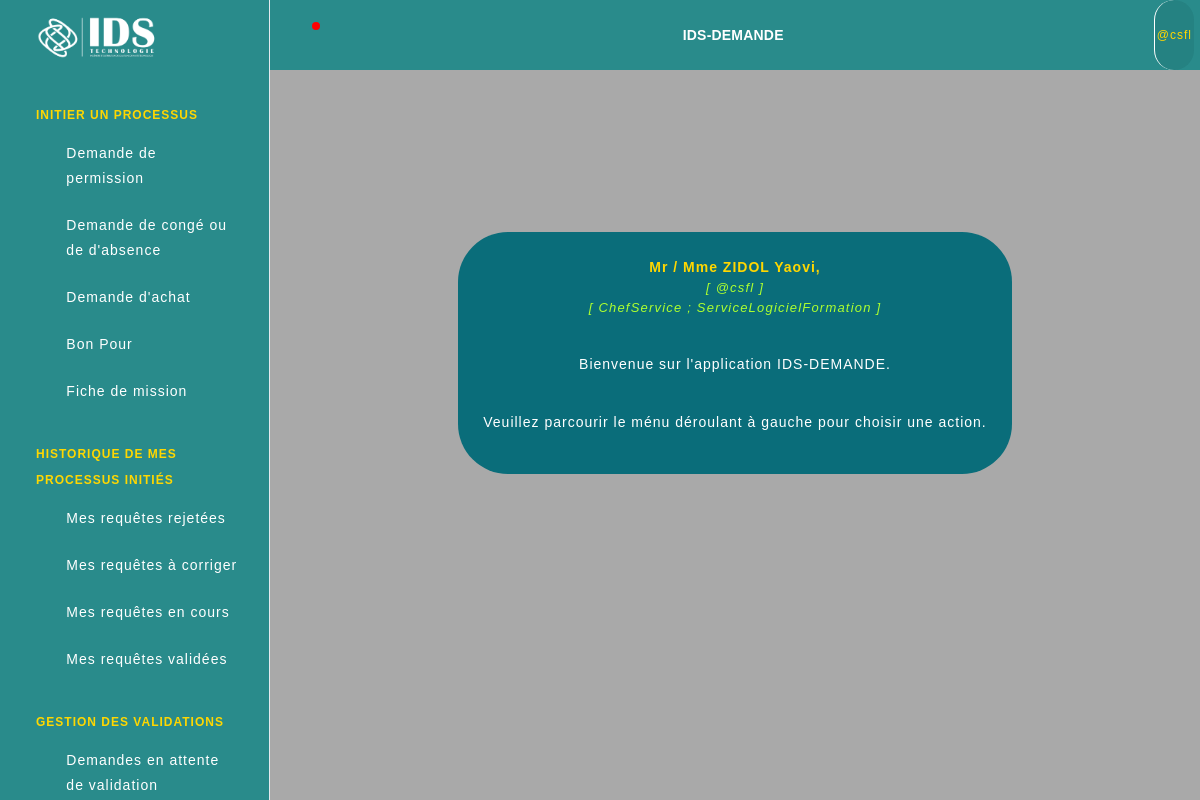
Page /ids-demande/accueil_admin/ (signed in) on the committed database.
### applicationidsdemande/models.py (models this page shows)
class Personnel(AbstractBaseUser, PermissionsMixin):
    POSTE_CHOICES = (
        ('Stagiaire', 'Stagiaire'),
        ('Employe', 'Employé'),
        ('ChefService', 'Chef Service'),
        ('Administrateur', 'Administrateur'),
        ('ServicePersonnel', 'Service Personnel'),
        ('DirecteurGeneral', 'Directeur Général'),
        ('DirecteurDepartement', 'Directeur de Département'),
    )
    SERVICE_CHOICES = (
        ('Aucun', 'Aucun Service Particulier'),
        ('ServiceReseauxClients', 'Service Reseaux et Clients'),
        ('ServiceSupportAlvanet', 'Service Support ALAVANET'),
        ('ServiceLogicielFormation', 'Service Logiciel et Formation'),
        ('ServiceCommercial', 'Service Commercial'),
        ('ServiceAdministratifRessourcesHumaines', 'Service Administratif et des Ressources Humaines'),
        ('EquipeLogistiqueCommerciale', 'Equipe Logistique et Commerciale'),
        ('Direction', 'Direction'),
        ('Administration', 'Administration'),
    )
    DIRECTION_CHOICES = (
        ('Aucune', 'Aucune Direction Particulière'),
        ('DirectionTechnique', 'Direction Technique'),
        ('DirectionCommercialeMarketingCommunication', 'Direction Commerciale, Marketing et Communication'),
        ('DirectionAdministrativeRessourcesHumaines', 'Direction Administrative et des Ressources Humaines'),
    )
    nom = models.CharField(max_length=255)
    prenom = models.CharField(max_length=255)
    username = models.CharField(max_length=30, unique=True)
    email = models.EmailField(unique=True)
    poste = models.CharField(max_length=255, choices=POSTE_CHOICES)
    service = models.CharField(max_length=255, choices=SERVICE_CHOICES)
    direction = models.CharField(max_length=100, choices=DIRECTION_CHOICES, default="")
    telephone = PhoneNumberField()
    is_active = models.BooleanField(default=True)
    is_staff = models.BooleanField(default=False)
    objects = CustomUserManager()
    USERNAME_FIELD = 'username'
    REQUIRED_FIELDS = ['nom', 'prenom', 'email', 'poste', 'service', 'telephone']

### applicationidsdemande/views.py (the view)
# urls.py: path('accueil_admin/', accueil_admin, name="accueil_admin"),
@login_required(login_url="/")
def accueil_admin(request):
    return render (request,'accueil_admin.html')

### templates/accueil_admin.html (shortened to what this page needs)
{% extends 'base2.html' %}
{% load static %}
        {% block content %}
        <br><br><br><br><br><br><br><div class="container text-center" style="justify-content: center; align-items: center; background-color: #0a6d7a; width: fit-content; padding: 25px; border-radius: 50px;">
                <p class="texte1" style=" letter-spacing: 1; font-weight: bold; color: gold;">
                Mr / Mme {{user.nom}} {{user.prenom}}, <br> <span style="font-weight: normal; font-size: 13px; font-style: italic; color: greenyellow;letter-spacing: 1.2;">[ @{{ user.username }} ] <br>[ {{user.poste}} ; {{user.service}} ]</span>
                </p>
                <p class="texte2" style="color: white;">
                    <br> Bienvenue sur l'application IDS-DEMANDE.
                </p>
                <p class="texte2" style="color: white;">
                    <br> Veuillez parcourir le ménu déroulant à gauche pour choisir une action.
                </p>
              </div>
        {% endblock %}

### templates/base2.html (shortened to what this page needs)
{% load static %}
<head>
  <link rel="stylesheet" href="{% static 'css/styles.min.css' %}"/>
</head>
<body>
  <div class="page-wrapper" id="main-wrapper" data-layout="vertical" data-navbarbg="skin6" data-sidebartype="full"
    data-sidebar-position="fixed" data-header-position="fixed">
    <aside class="left-sidebar">
      <div>
        <div class="brand-logo d-flex align-items-center justify-content-between">
          <a href="#" class="text-nowrap logo-img">
            <img class="logo" src="{% static '/images/idslogo.png' %}" alt="idslogo" width="150" height="75">
        </a>
        </div>
        <nav class="sidebar-nav scroll-sidebar" data-simplebar="">
          <ul id="sidebarnav">
            {% if user.poste != 'DirecteurGeneral' %}
            <li class="nav-small-cap">
                <span class="hide-menu hide-menu-title">INITIER UN PROCESSUS</span>
            </li>
            <li class="sidebar-item">
                <a class="sidebar-link" href="{% url 'applicationidsdemande:demande_permission' %}" aria-expanded="false">
                    <span>
                        <i class="ti ti-file-description"></i>
                    </span>
                    <span class="hide-menu">Demande de <br> permission</span>
                </a>
            </li>
            <li class="sidebar-item">
                <a class="sidebar-link" href="#" aria-expanded="false">
                    <span>
                        <i class="ti ti-file-description"></i>
                    </span>
                    <span class="hide-menu">Demande de congé ou <br> de d'absence</span>
                </a>
            </li>
            <li class="sidebar-item">
                <a class="sidebar-link" href="#" aria-expanded="false">
                    <span>
                        <i class="ti ti-file-description"></i>
                    </span>
                    <span class="hide-menu">Demande d'achat</span>
                </a>
            </li>
            <li class="sidebar-item">
                <a class="sidebar-link" href="#" aria-expanded="false">
                    <span>
                        <i class="ti ti-file-description"></i>
                    </span>
                    <span class="hide-menu">Bon Pour</span>
                </a>
            </li>
            <li class="sidebar-item">
                <a class="sidebar-link" href="#" aria-expanded="false">
                    <span>
                        <i class="ti ti-file-description"></i>
                    </span>
                    <span class="hide-menu">Fiche de mission</span>
                </a>
            </li>
            <li class="nav-small-cap">
              <span class="hide-menu hide-menu-title">HISTORIQUE DE MES PROCESSUS INITIÉS</span>
            </li>
            <li class="sidebar-item">
                <a class="sidebar-link" href="{% url 'applicationidsdemande:demandes_rejetees_initiateur' %}" aria-expanded="false">
                  <span>
                    <i class="ti ti-alert-circle"></i>
                  </span>
                  <span class="hide-menu">Mes requêtes rejetées</span>
                </a>
              </li>
              <li class="sidebar-item">
                <a class="sidebar-link" href="{% url 'applicationidsdemande:demandes_a_corriger_initiateur' %}" aria-expanded="false">
                  <span>
                    <i class="ti ti-alert-circle"></i>
                  </span>
                  <span class="hide-menu">Mes requêtes à corriger</span>
                </a>
              </li>
              <li class="sidebar-item">
                <a class="sidebar-link" href="{% url 'applicationidsdemande:demandes_encours_initiateur' %}" aria-expanded="false">
                  <span>
                    <i class="ti ti-alert-circle"></i>
                  </span>
                  <span class="hide-menu">Mes requêtes en cours</span>
                </a>
              </li>
              <li class="sidebar-item">
                <a class="sidebar-link" href="{% url 'applicationidsdemande:demandes_validees_initiateur' %}" aria-expanded="false">
                  <span>
                    <i class="ti ti-alert-circle"></i>
                  </span>
                  <span class="hide-menu">Mes requêtes validées</span>
                </a>
              </li>
              {% endif %}
              {% if user.poste == 'DirecteurGeneral' or user.poste == 'ServicePersonnel' or user.poste == 'DirecteurDepartement' or user.poste == 'ChefService' %}
              <li class="nav-small-cap">
              <span class="hide-menu hide-menu-title">GESTION DES VALIDATIONS</span>
            </li>
            <li class="sidebar-item">
              <a class="sidebar-link" href="{% url 'applicationidsdemande:controle' %}" aria-expanded="false">
                <span>
                  <i class="ti ti-aperture"></i>
                </span>
                <span class="hide-menu">Demandes en attente <br> de validation</span>
              </a>
            </li>
            {% endif %}
          </ul>
        </nav>
      </div>
    </aside>
    <div class="body-wrapper">
      <header class="app-header">
        <nav class="navbar navbar-expand-lg navbar-light">
          <ul class="navbar-nav">
            <li class="nav-item">
              <a class="nav-link" href="{% url 'applicationidsdemande:notifications' %}">
                <i class="ti ti-bell-ringing notification-icone"></i>
                <div class="notification rounded-circle notification-point"></div>
              </a>
            </li>
          </ul>
          <div class="navbar-collapse justify-content-end px-0" id="navbarNav">
            <ul class="navbar-nav flex-row ms-auto align-items-center justify-content-end">
              <li class="nav-item dropdown haut-ids-demande">IDS-DEMANDE</li>
            </ul>
          </div>
          <div class="navbar-collapse justify-content-end px-0" id="navbarNav">
            <ul class="navbar-nav flex-row ms-auto align-items-center justify-content-end">
              <li class="nav-item dropdown">
                <span class="nav-link" href="#" id="drop2" data-bs-toggle="dropdown"
                  aria-expanded="false"> <span class="utilisateur-connecte">@{{ user.username }}</span>
                </span>
              </li>
            </ul>
          </div>
        </nav>
      </header>
      <div class="container-fluid">
        {% block content %}
        {% endblock %}
      </div>
    </div>
  </div>
</body>
</html>

### templates/base2.html (style rules this page uses)
body { font-family: Arial, Helvetica, sans-serif; letter-spacing: 1; background-color: darkgray; }
.left-sidebar, .app-header { background: linear-gradient(to bottom right, #298b8b, #298b8b); }
.ti { color: black; }
.notification-icone { color: gold; margin-left: -15px; }
.notification { background-color: red; }
.utilisateur-connecte { color: gold; font-size: 12px; background-color: rgba(3, 51, 51, 0.1); border-radius: 50px; margin-right: -35px; padding: 0 2px; border-left: solid 1px white; cursor: pointer; }
.haut-ids-demande { color: white; font-weight: bold; letter-spacing: 0.2; }
.hide-menu { color: white; }
.hide-menu-title { color: gold; }

### rows in the picture
Personnel: username "csfl", nom "ZIDOL", prenom "Yaovi", poste "ChefService", service "ServiceLogicielFormation"
